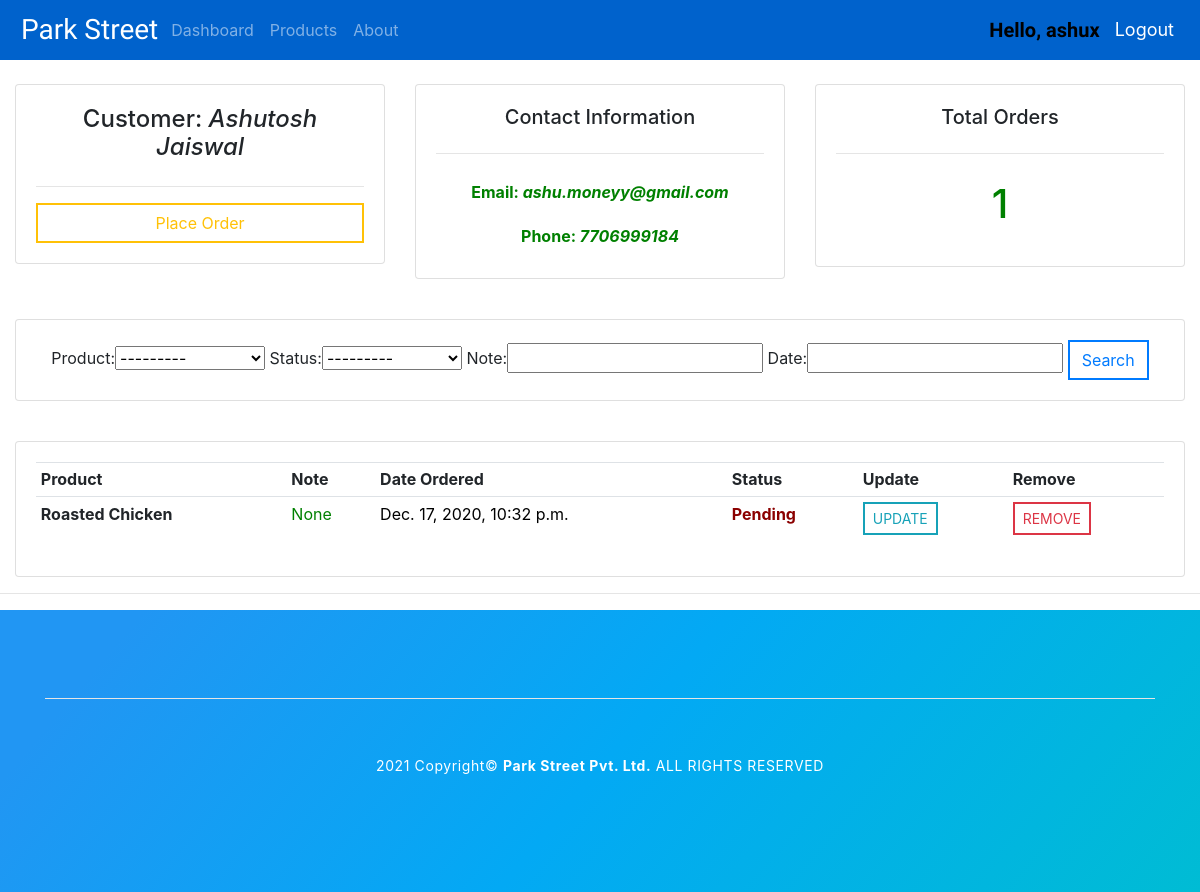
/customer/1/ (signed in), run on an earlier commit of the app's database.
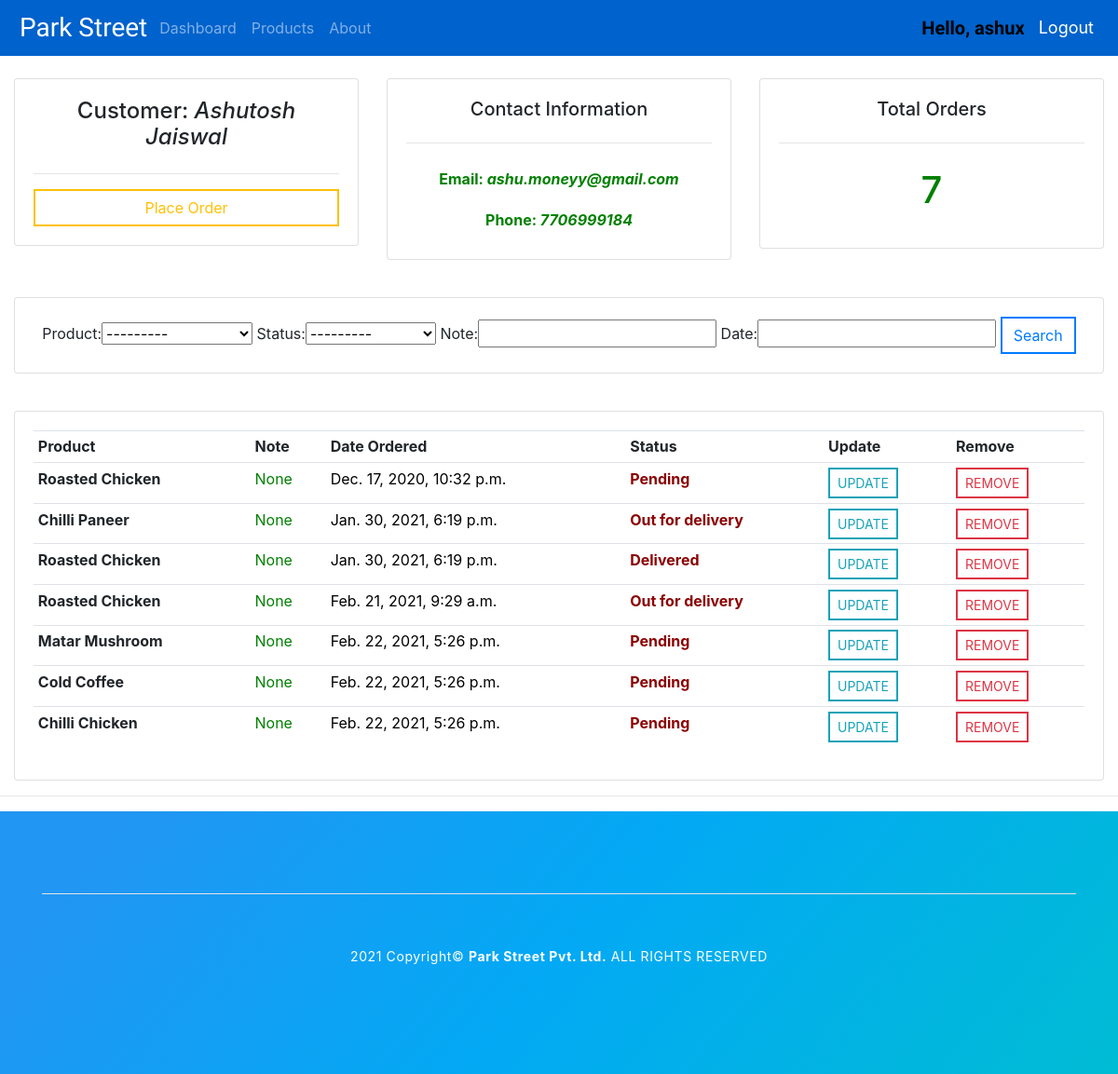
And on a later commit of the database.
### accounts/models.py (models this page shows, shortened)
class Order(models.Model):
    STATUS = (
        ('Pending', 'Pending'),
        ('Out for delivery', 'Out for delivery'),
        ('Delivered', 'Delivered'),
    )
    customer = models.ForeignKey(Customer, null=True, on_delete=models.SET_NULL)
    product = models.ForeignKey(Product, null=True, on_delete=models.SET_NULL)
    date_created = models.DateTimeField(auto_now_add=True, null=True)
    status = models.CharField(max_length=200, null=True, choices=STATUS)
    note = models.CharField(max_length=1000, null=True)

class Product(models.Model):
    CATEGORY = (
        ('Coffee And Shakes', 'Coffee And Shakes'),
        ('Roll', 'Roll'),
        ('Starters', 'Fried Rice'),
        ('Fast Food', 'Fast Food'),
        ('Momos', 'Momos'),
        ('Noodles', 'Noodles'),
        ('Manchurian', 'Manchurian'),
        ('Sandwich', 'Sandwich'),
        ('Soup', 'Soup'),
        ('Starters', 'Starters'),
        ('Non-Veg Main Course', 'Non-Veg Main Course'),
        ('Biryani', 'Biryani'),
        ('Indian Sabji', 'Indian Sabji'),
        ('Roti / Paratha', 'Roti / Paratha'),
        ('EGG', 'EGG'),
        ('DAL', 'DAL'),
        ('Rice', 'Rice'),
        ('South Indian', 'South Indian'),
        ('THALI', 'THALI'),
    )
    name = models.CharField(max_length=200, null=True)
    price = models.FloatField(null=True)
    category = models.CharField(max_length=200, null=True, choices=CATEGORY)
    description = models.CharField(max_length=200, null=True, blank=True)
    date_created = models.DateTimeField(auto_now_add=True, null=True)
    def __str__(self):
        return self.name

### accounts/decorators.py (the view)
        def wrapper_func(request, *args, **kwargs):
            group = None
            if request.user.groups.exists():
                group = request.user.groups.all()[0].name
            if group in allowed_roles:
                return view_func(request, *args, **kwargs)
            else:
                return HttpResponse('You are not authorised to view this page.')

### accounts/views.py (called while the page is built)
@login_required(login_url='login')
@allowed_user(allowed_roles='admin')
def customer(request, pk):
    customer = Customer.objects.get(id=pk)
    orders = customer.order_set.all()
    total_orders = orders.count()
    myFilter = OrderFilter(request.GET, queryset=orders)
    orders = myFilter.qs
    context = {
        'customer': customer,
        'orders': orders,
        'total_orders': total_orders,
        'myFilter': myFilter,
    }
    return render(request, 'accounts/customer.html', context)

### accounts/templates/accounts/customer.html
{%  extends 'accounts/main.html' %}
{% load static %}
{% block content %}
<br>
<link rel="stylesheet" type="text/css" href="{% static 'accounts/css/customer.css' %}">
<div class="row">
	<div class="col-md">
		<div class="card card-body mb-3 text-center">
			<h4> Customer: <i>{{customer.name}} </i></h4>
			<hr>
			<a class="btn btn-outline-warning btn-block" href="{% url 'create_order' customer.id %}">Place Order</a>
		</div>
	</div>
	<div class="col-md">
		<div class="card text-center mb-3 card-body">
			<h5>Contact Information</h5>
			<hr>
			<b>Email:<i> {{customer.email}} </i></b>
			<b>Phone:<i> {{customer.phone}} </i></b>
		</div>
	</div>
	<div class="col-md">
		<div class="card text-center mb-3 card-body">
			<h5>Total Orders</h5>
			<hr>
			<h1> {{total_orders}} </h1>
		</div>
	</div>
</div>
<br>
<div class="row">
	<div class="col-md">
		<div class="card text-center mb-3 card-body">
			<form method="GET">
				{{myFilter.form}}
				<button class="btn btn-outline-primary" type="submit">Search</button>
			</form>
		</div>
	</div>
</div>
<br>
<div class="row">
	<div class="col-md">
		<div class="card card-body">
			<table class="table table-sm">
				<tr>
					<th>Product</th>
					<th>Note</th>
					<th>Date Ordered</th>
					<th>Status</th>
					<th>Update</th>
					<th>Remove</th>
				</tr>
				{% for order in orders %}
				<tr>
					<th>{{order.product}}</th>
					<td id="note">{{order.note}}</td>
					<td id="date">{{order.date_created}}</td>
					<th id="status">{{order.status}}</th>
					<td><a class="btn btn-sm btn-outline-info" href="{% url 'update_order' order.id %}">UPDATE</a></td>
					<td><a class="btn btn-sm btn-outline-danger" href="{% url 'delete_order' order.id %}">REMOVE</a>
					</td>
				</tr>
				{% endfor %}
			</table>
		</div>
	</div>
</div>
{% endblock %}

What changed in the data, as far as the page shows it:
added Order: product "Chilli Paneer", note "None", date_created "Jan. 30, 2021, 6:19 p.m.", status "Out for delivery"
added Order: product "Roasted Chicken", note "None", date_created "Jan. 30, 2021, 6:19 p.m.", status "Delivered"
added Order: product "Roasted Chicken", note "None", date_created "Feb. 21, 2021, 9:29 a.m.", status "Out for delivery"
added Order: product "Matar Mushroom", note "None", date_created "Feb. 22, 2021, 5:26 p.m.", status "Pending"
added Order: product "Cold Coffee", note "None", date_created "Feb. 22, 2021, 5:26 p.m.", status "Pending"
added Order: product "Chilli Chicken", note "None", date_created "Feb. 22, 2021, 5:26 p.m.", status "Pending"
Also different on the page:
{{ total_orders }}: "1" → "7"
